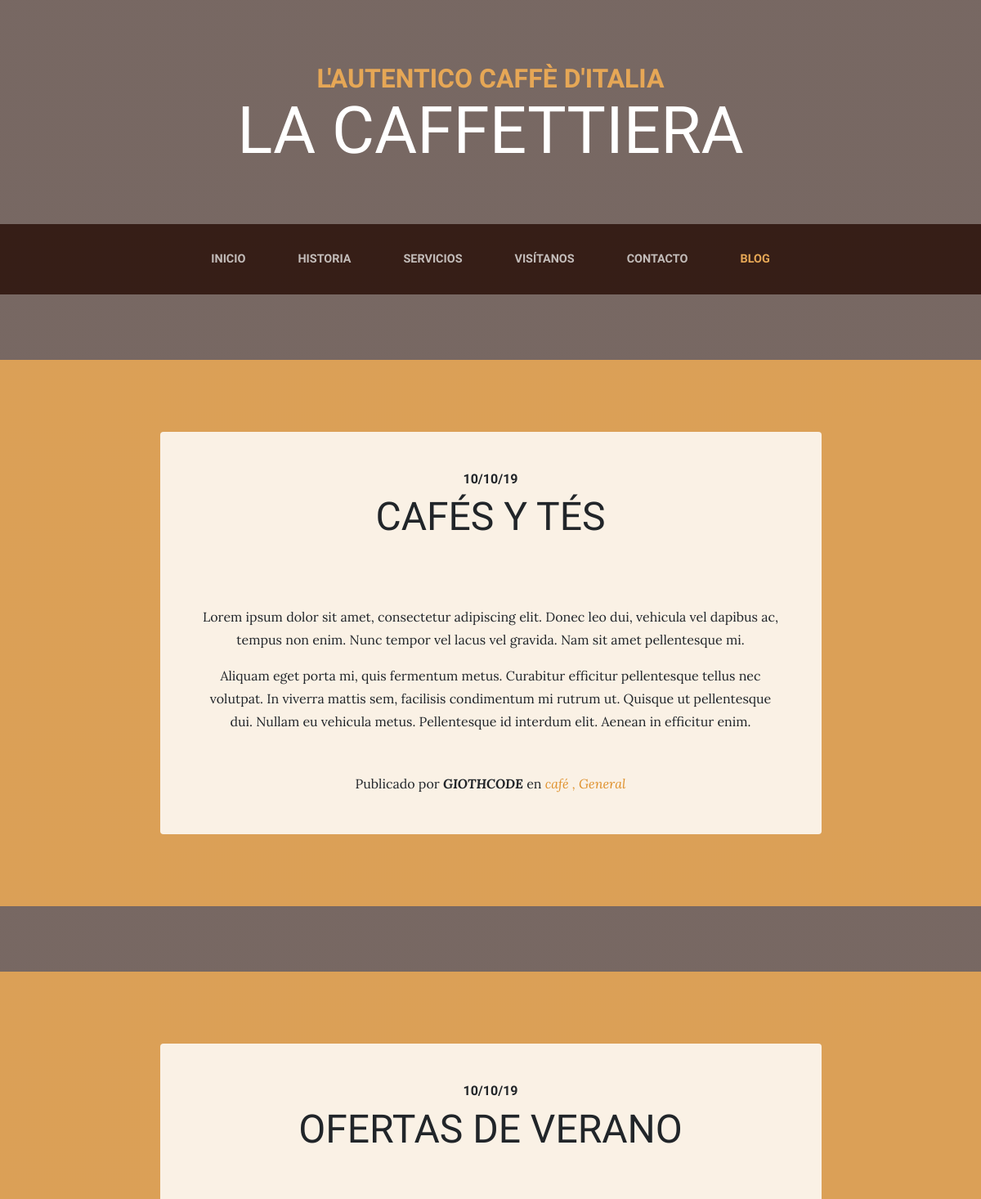
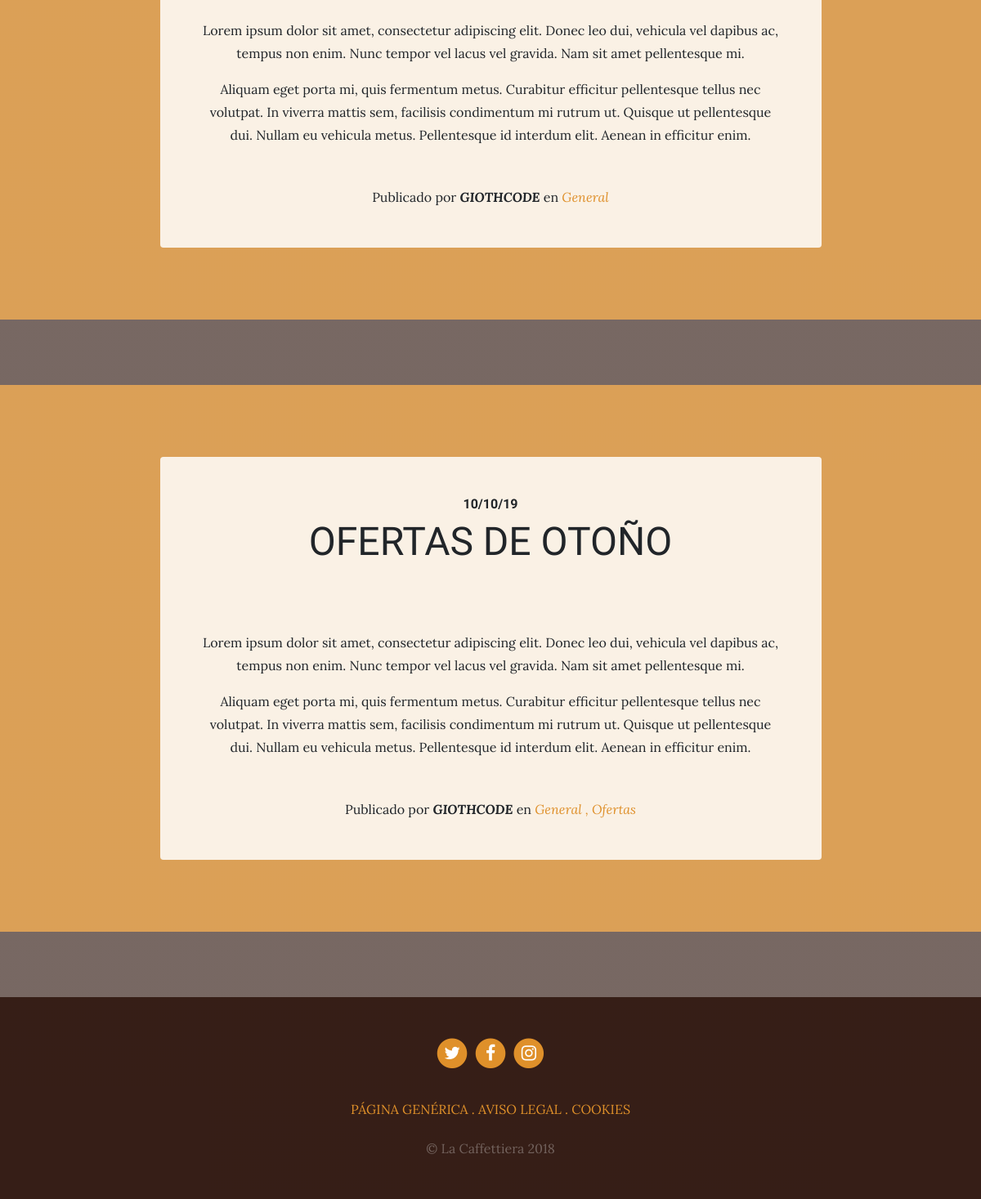
Screenshot of /blog/ with the database file from the repository (2 pictures, top to bottom).
### blog/models.py (models this page shows, shortened)
class Post(models.Model):
    title=models.CharField(max_length=200,verbose_name="Título")
    content=models.TextField(verbose_name="Contenido")
    published=models.DateTimeField(verbose_name="Fecha de publicación",default=timezone.now)
    image=models.ImageField(verbose_name="Imagen",upload_to="blogs",null=True,blank=True)
    author=models.ForeignKey(User,verbose_name="Autor",on_delete = models.CASCADE)
    categories=models.ManyToManyField(Category,verbose_name="Categoria")
    created=models.DateTimeField(auto_now_add=True,verbose_name="Fecha de cración")
    updated=models.DateTimeField(auto_now=True,verbose_name="Fecha de actualización")
    class Meta:
        verbose_name="entrada"
        verbose_name_plural="entradas"
        ordering=['-created']

class Category(models.Model):
    name=models.CharField(max_length=200,verbose_name="Nombre")
    created=models.DateTimeField(auto_now_add=True,verbose_name="Fecha de cración")
    updated=models.DateTimeField(auto_now=True,verbose_name="Fecha de actualización")
    class Meta:
        verbose_name="categoria"
        verbose_name_plural="categorias"
        ordering=['-created']

### pages/models.py (models this page shows, shortened)
class Page(models.Model):
    title=models.CharField(verbose_name="Título", max_length=100)
    content=RichTextField(verbose_name="Contenido")
    order=models.SmallIntegerField(verbose_name="Order", default=0)
    created=models.DateTimeField(auto_now_add=True,verbose_name="Fecha de cración")
    updated=models.DateTimeField(auto_now=True,verbose_name="Fecha de actualización")
    class Meta:
        verbose_name="página"
        verbose_name_plural="páginas"
        ordering=['order','title']

### blog/views.py (the view)
# urls.py: path('', views.blog,name="blog"),
def blog(request):
    blogs=Post.objects.all()
    return render(request,'blog/blog.html',{'blogs':blogs})

### pages/templatetags/pages_extras.py (called while the page is built)
@register.simple_tag
def get_page_list():
    pages = Page.objects.all()
    return pages

### social_media/processors.py (called while the page is built)
def social_dict(request):
    social = {}
    urls = Social.objects.all()
    for url in urls:
        social[url.key] = url.url
    return {'SOCIAL':social}

### blog/templates/blog/blog.html (shortened to what this page needs)
{% extends 'core_app/base.html' %}
{% block content %}
{% load static %}
{% for blog in blogs %}
<section class="page-section cta">
  <div class="container">
    <div class="row">
      <div class="col-xl-9 mx-auto">
        <div class="cta-innerv text-center rounded">
          <h2 class="section-heading mb-5">
            <span class="section-heading-upper">{{blog.published|date:"d/m/y"}}</span>
            <span class="section-heading-lower">{{blog.title}}</span>
          </h2>
          <p class="mb-0 mbt">
            {{blog.content|linebreaks}}
          </p>
          <p class="mb-0 mbt">
            <span class="section-heading-under">Publicado por <em><b>{{blog.author|upper}}</b></em> en
            <em>
            {% for category in blog.categories.all %}
            <a href={% url 'category' category.id %} class="link">{{category.name}} {% if not forloop.last %},{% endif %}</a>
            {% endfor %}
            </em></span>
          </p>
        </div>
      </div>
    </div>
  </div>
</section>
{% endfor %}
{% endblock %}

### core_app/templates/core_app/base.html (shortened to what this page needs)
<!DOCTYPE html>
<html lang="es">
<head>
    {% load static %}
    <link href={% static 'core_app/vendor/bootstrap/css/bootstrap.min.css' %} rel="stylesheet">
    <link href={% static 'core_app/vendor/font-awesome/css/font-awesome.min.css' %} rel="stylesheet" type="text/css">
    <link href={% static 'core_app/css/business-casual.css' %} rel="stylesheet">
</head>
<body>
    <h1 class="site-heading text-center text-white d-none d-lg-block">
        <span class="site-heading-upper text-primary mb-3">L'autentico caffè d'italia</span>
        <span class="site-heading-lower">La Caffettiera</span>
    </h1>
    <nav class="navbar navbar-expand-lg navbar-dark py-lg-4" id="mainNav">
        <div class="container">
            <div class="collapse navbar-collapse" id="navbarResponsive">
                <ul class="navbar-nav mx-auto">
                    <li class="nav-item {% if request.path == '/' %} active {% endif %} px-lg-4">
                        <a class="nav-link text-uppercase text-expanded" href={% url 'home' %}>Inicio</a>
                    </li>
                    <li class="nav-item {% if request.path == '/about/' %} active {% endif %} px-lg-4">
                        <a class="nav-link text-uppercase text-expanded" href={% url 'about' %}>Historia</a>
                    </li>
                    <li class="nav-item {% if request.path == '/services/' %} active {% endif %} px-lg-4">
                        <a class="nav-link text-uppercase text-expanded" href={% url 'services' %}>Servicios</a>
                    </li>
                    <li class="nav-item {% if request.path == '/store/' %} active {% endif %} px-lg-4">
                        <a class="nav-link text-uppercase text-expanded" href={% url 'store' %}>Visítanos</a>
                    </li>
                    <li class="nav-item {% if request.path == '/contact/' %} active {% endif %} px-lg-4">
                        <a class="nav-link text-uppercase text-expanded" href={% url 'contact' %}>Contacto</a>
                    </li>
                    <li class="nav-item {% if request.path == '/blog/' %} active {% endif %} px-lg-4">
                        <a class="nav-link text-uppercase text-expanded" href={% url 'blog' %}>Blog</a>
                    </li>
                </ul>
            </div>
        </div>
    </nav>
    {% block content %}
    {% endblock %}
    <footer class="footer text-faded text-center py-5">
        <div class="container">
            <p class="m-0">
                {% if SOCIAL.URL_TWITTER %}
                <a href={{SOCIAL.URL_TWITTER}} target="_blank" class="link">
                    <span class="fa-stack fa-lg">
                        <i class="fa fa-circle fa-stack-2x"></i>
                        <i class="fa fa-twitter fa-stack-1x fa-inverse"></i>
                    </span>
                </a>
                {% endif %}
                {% if SOCIAL.URL_FACEBOOK %}
                <a href={{SOCIAL.URL_FACEBOOK}} target="_blank" class="link">
                    <span class="fa-stack fa-lg">
                        <i class="fa fa-circle fa-stack-2x"></i>
                        <i class="fa fa-facebook fa-stack-1x fa-inverse"></i>
                    </span>
                </a>
                {% endif %}
                {% if SOCIAL.URL_INSTAGRAM %}
                <a href={{SOCIAL.URL_INSTAGRAM}} target="_blank" class="link">
                    <span class="fa-stack fa-lg">
                        <i class="fa fa-circle fa-stack-2x"></i>
                        <i class="fa fa-instagram fa-stack-1x fa-inverse"></i>
                    </span>
                </a>
                {% endif %}
            </p>
            <p class="m-0 mbt">
                {% load pages_extras %}
                {% get_page_list as list %}
                {% for page in list %}
                    <a href={% url 'pages' page.id %} class="link">{{page.title}} {% if not forloop.last %} . {% endif %}</a>
                {% endfor %}
            </p>
            <p class="m-0 mbt1">&copy; La Caffettiera 2018</p>
        </div>
    </footer>
</body>
</html>

### core_app/static/core_app/css/business-casual.css (style rules this page uses)
body { font-family: 'Lora'; background: linear-gradient(rgba(47, 23, 15, 0.65), rgba(47, 23, 15, 0.65)), url("../img/bg.jpg"); background-attachment: fixed; background-position: center; background-size: cover; }
h1, h2, h3, h4, h5, h6 { font-family: 'Raleway'; }
p { line-height: 1.75; }
.text-faded { color: rgba(255, 255, 255, 0.3); }
.site-heading { margin-top: 5rem; margin-bottom: 5rem; text-transform: uppercase; line-height: 1; font-family: 'Raleway'; }
.site-heading .site-heading-upper { display: block; font-size: 2rem; font-weight: 800; }
.site-heading .site-heading-lower { font-size: 5rem; font-weight: 100; line-height: 4rem; }
.page-section { margin-top: 5rem; margin-bottom: 5rem; }
.section-heading { text-transform: uppercase; }
.section-heading .section-heading-upper { display: block; font-size: 1rem; font-weight: 800; padding-bottom:.5rem; }
.section-heading .section-heading-lower { display: block; font-size: 3rem; font-weight: 100; }
#mainNav { background-color: rgba(47, 23, 15, 0.9); font-family: 'Raleway'; }
#mainNav .navbar-nav .nav-item .nav-link { color: rgba(255, 255, 255, 0.7); font-weight: 800; }
#mainNav .navbar-nav .nav-item.active .nav-link { color: #e6a756; }
@media (min-width: 992px) { #mainNav .navbar-nav .nav-item .nav-link { font-size: 0.9rem; } }
.cta { padding-top: 5rem; padding-bottom: 5rem; background-color: rgba(230, 167, 86, 0.9); }
.cta .cta-innerv { position: relative; padding: 3rem; margin: 0.5rem; background-color: rgba(255, 255, 255, 0.85); }
.footer { background-color: rgba(47, 23, 15, 0.9); }
.text-primary { color: #e6a756 !important; }
.mbt { padding-top: 2rem; }
.mbt1 { padding-top: 1.25rem; }
a.link { color: #df902a; }

### rows the page displays
Post: published "10/10/19", title "CAFÉS Y TÉS", content "Lorem ipsum dolor sit amet, consectetur adipiscing elit. Donec leo dui, vehicula vel dapibus ac, tempus non enim. Nunc tempor vel lacus vel gravida. Nam sit amet pellentesque mi. Aliquam eget porta mi, quis fermentum metus. Curabitur efficitur pellentesque tellus nec volutpat. In viverra mattis sem, facilisis condimentum mi rutrum ut. Quisque ut pellentesque dui. Nullam eu vehicula metus. Pellentesque id interdum elit. Aenean in efficitur enim.", author "GIOTHCODE"
Category: name "café"
Category: name "General"
Post: published "10/10/19", title "OFERTAS DE VERANO", content "Lorem ipsum dolor sit amet, consectetur adipiscing elit. Donec leo dui, vehicula vel dapibus ac, tempus non enim. Nunc tempor vel lacus vel gravida. Nam sit amet pellentesque mi. Aliquam eget porta mi, quis fermentum metus. Curabitur efficitur pellentesque tellus nec volutpat. In viverra mattis sem, facilisis condimentum mi rutrum ut. Quisque ut pellentesque dui. Nullam eu vehicula metus. Pellentesque id interdum elit. Aenean in efficitur enim.", author "GIOTHCODE"
Post: published "10/10/19", title "OFERTAS DE OTOÑO", content "Lorem ipsum dolor sit amet, consectetur adipiscing elit. Donec leo dui, vehicula vel dapibus ac, tempus non enim. Nunc tempor vel lacus vel gravida. Nam sit amet pellentesque mi. Aliquam eget porta mi, quis fermentum metus. Curabitur efficitur pellentesque tellus nec volutpat. In viverra mattis sem, facilisis condimentum mi rutrum ut. Quisque ut pellentesque dui. Nullam eu vehicula metus. Pellentesque id interdum elit. Aenean in efficitur enim.", author "GIOTHCODE"
Category: name "Ofertas"
Page: title "PÁGINA GENÉRICA"
Page: title "AVISO LEGAL"
Page: title "COOKIES"
